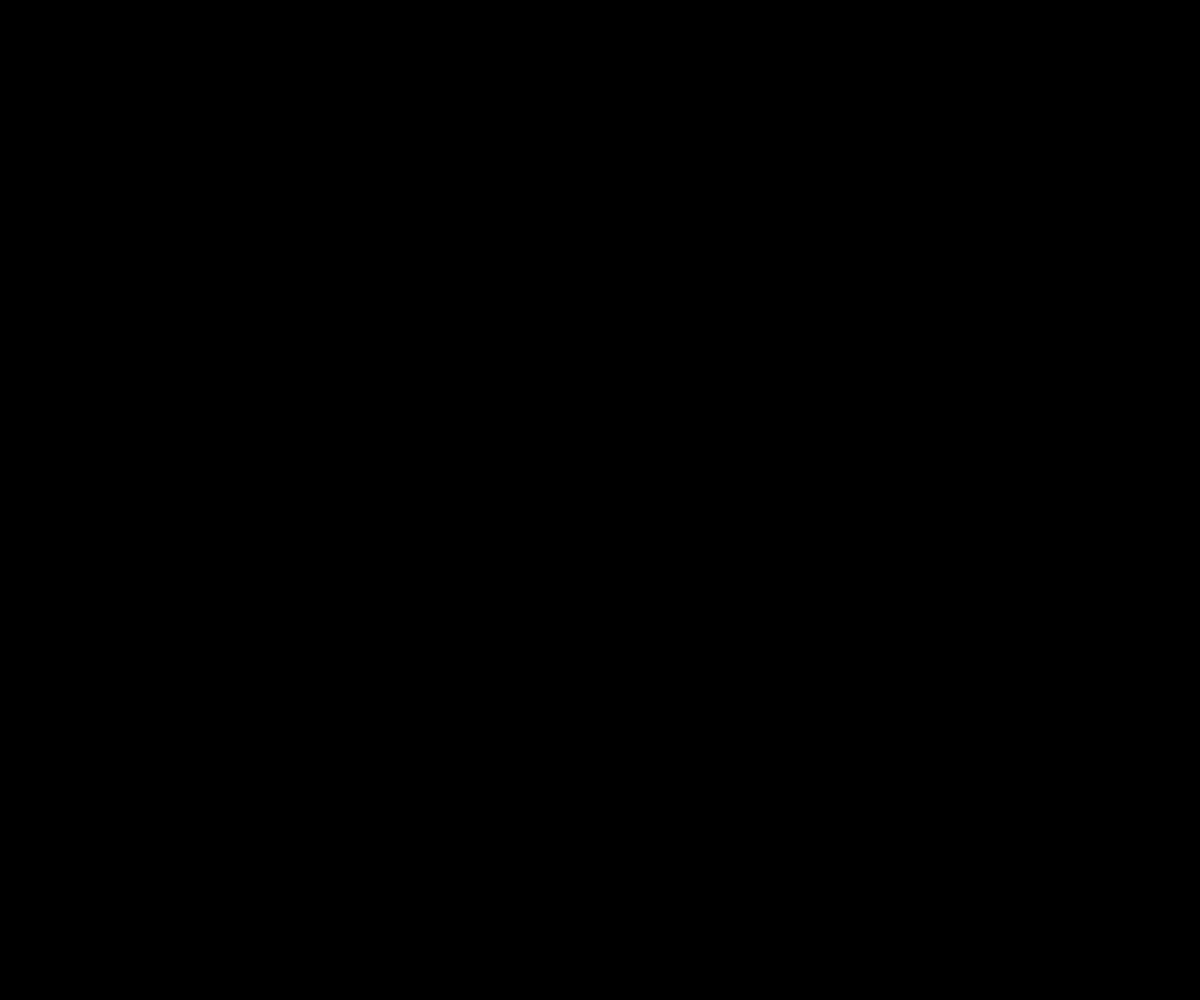
Frame 1 (no input)
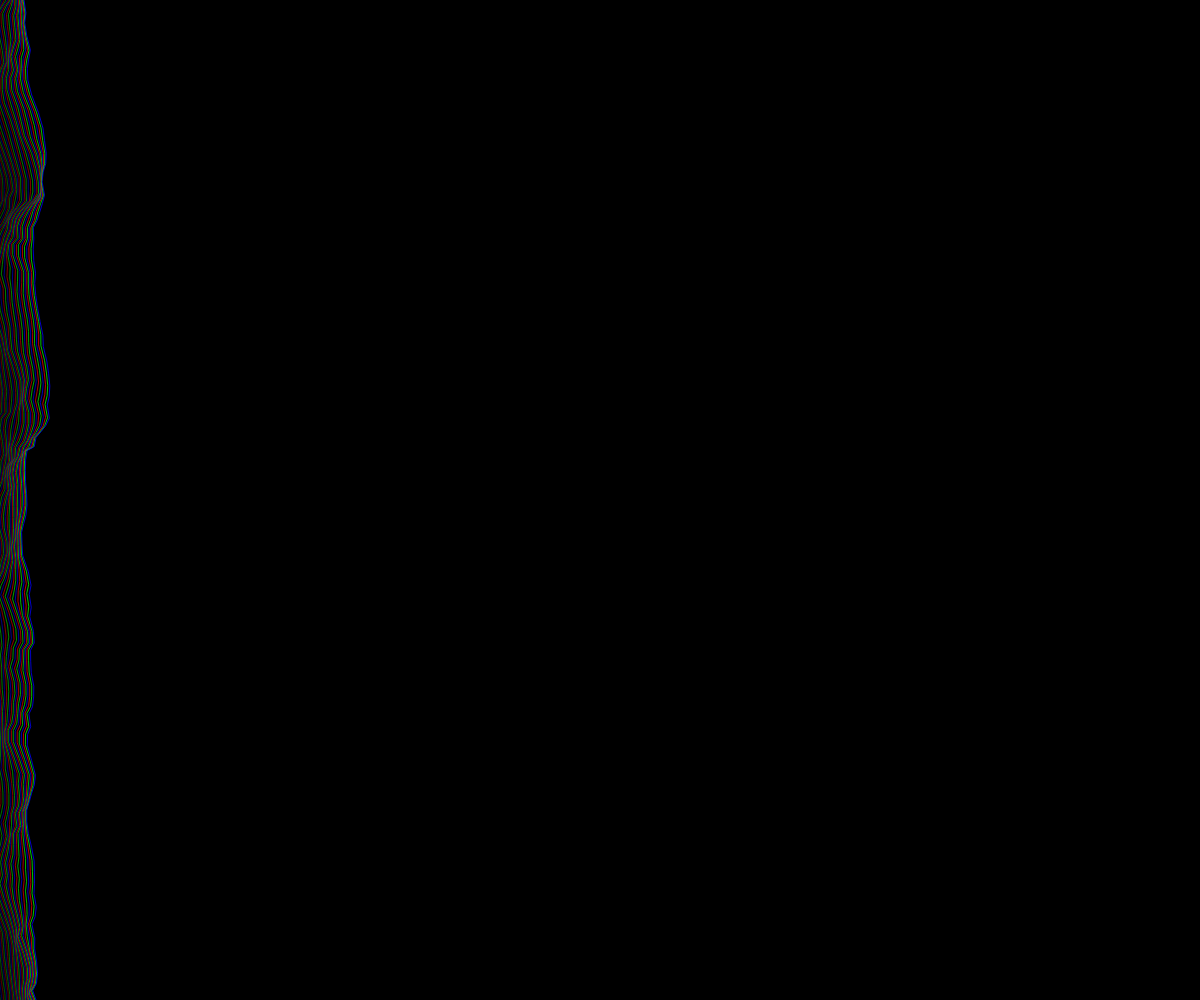
Frame 60 (no input)
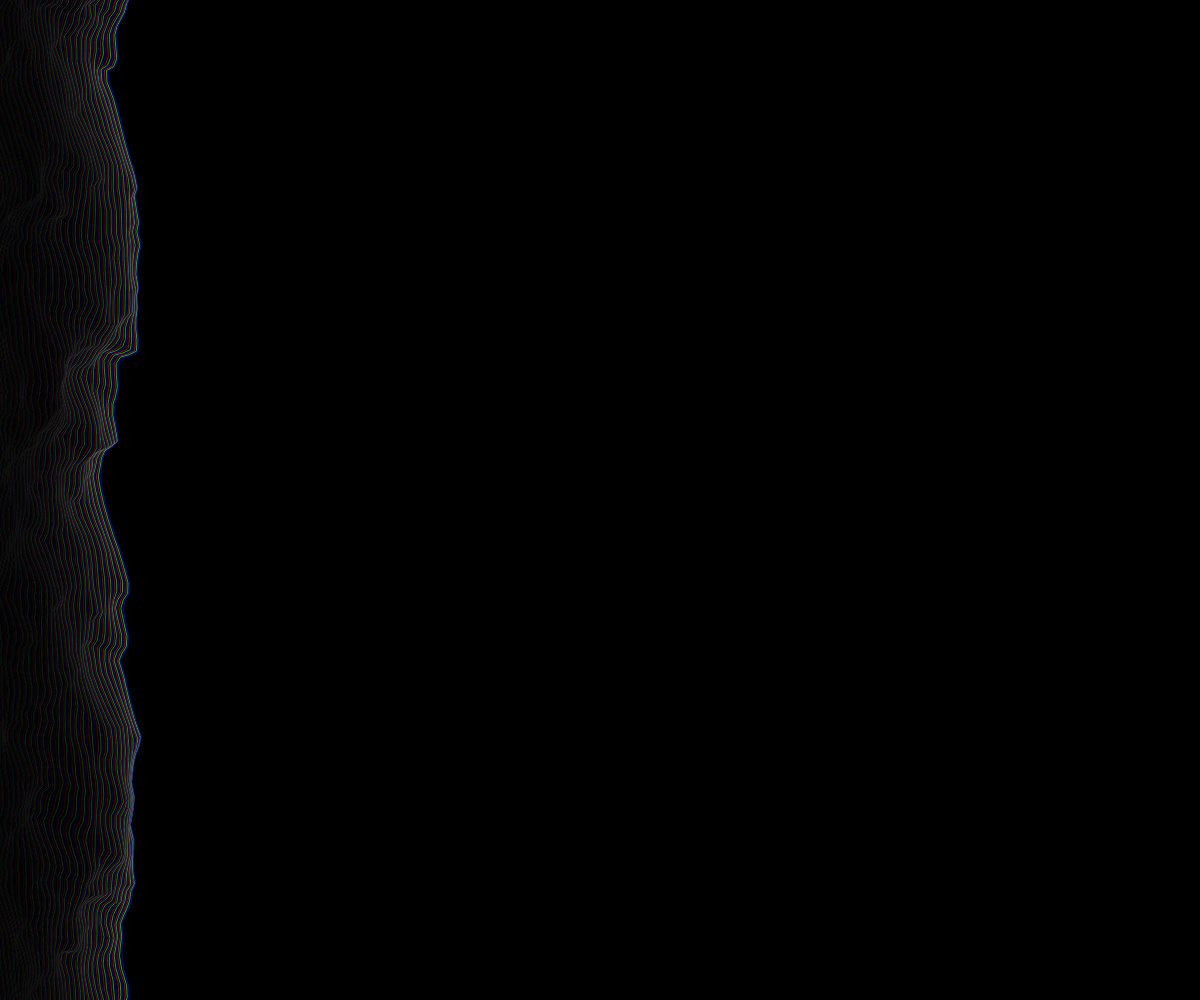
Frame 120 (the mouse pressed at the canvas centre since frame 60)

The p5.js sketch that drew these frames (run headless with seeded random() and noise() and a simulated clock; from frame 60 on, the mouse is pressed at the canvas centre):

// p5.js sketch
// ── sketch.js

const maxpoints = 100;
var t = -50;
var c = 0;
var speed = 0.01;
var transparancy = 200;
var offset = 0;
var noisescale = 0.1;
var noiseamp = 40;
function setup() {
  createCanvas(windowWidth, windowHeight);
  rectMode(CENTER);
  background(0);
  noFill();
  frameRate(100);
  strokeWeight(1);

}

function draw() {
  background(0, 8);
//  stroke(255,100);
 
 if (c % 3 == 0) stroke(255, 0, 0, transparancy);
  if (c % 3 == 1) stroke(0, 255, 0, transparancy);
  if (c % 3 == 2) stroke(0, 0, 255, transparancy);

  beginShape();
  for (var i = 0; i < maxpoints; i++) {
    var x = t % width;
    var y = map(i, 0, maxpoints - 1, -noiseamp, height + noiseamp);
    x += map(noise(i * noisescale, t * speed),0,1,-noiseamp,noiseamp);
    y += map(noise(i * noisescale, t * speed), 0, 1, -noiseamp, noiseamp);
    vertex(x, y);
  }
  endShape();
  t += 1.5;
  c++;
}

function windowResized() {
  resizeCanvas(windowWidth, windowHeight);
}
